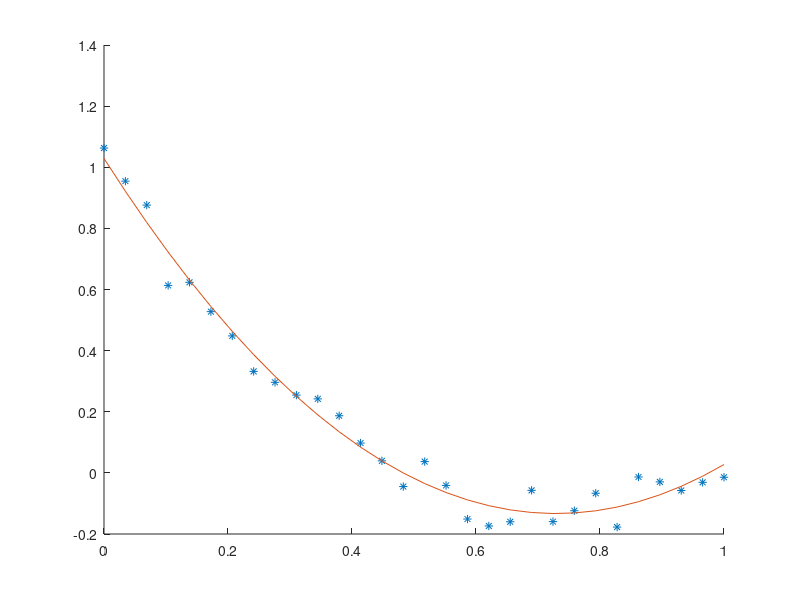

Write MATLAB code to recreate this figure.
%Exercise 3.2
randn('seed',314);
x=linspace(0,1,30);
y=2*x.^2-3*x+1+0.05*randn(size(x));
A=zeros(30,3);
b=zeros(30,1);
for i=1:30
    A(i,1)=x(i)^2;
    A(i,2)=x(i);
    A(i,3)=1;
    b(i)=y(i);
end
fit=A\b;
a=fit(1);
b=fit(2);
c=fit(3);
disp(fit);
f=@(x)a*x.^2+b*x+c;
hold on
plot(x,y,'*');
plot(x,f(x));
hold off
